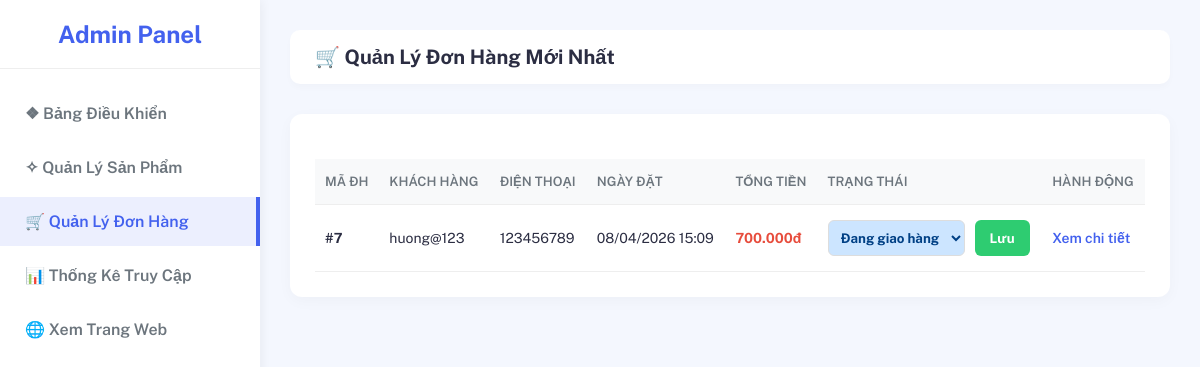
Page /admin_donhang.php (signed in) on the committed database.
### tables this page shows
CREATE TABLE `don_hang` (
  `ma_dh` int(11) NOT NULL,
  `id_tai_khoan` int(11) DEFAULT NULL,
  `ten_kh` varchar(100) DEFAULT NULL,
  `dia_chi_kh` varchar(255) DEFAULT NULL,
  `dien_thoai` varchar(15) DEFAULT NULL,
  `ngay_dat` datetime DEFAULT current_timestamp(),
  `phuong_thuc_ttoan` varchar(100) DEFAULT NULL,
  `tong_tien` decimal(15,2) DEFAULT NULL,
  `trang_thai` int(11) DEFAULT 0
);

### admin_donhang.php (the view, shortened to what this page needs)
<?php
include 'ket_noi.php';
$sql_dh = "SELECT * FROM don_hang ORDER BY ngay_dat DESC";
$res_dh = $conn->query($sql_dh);
?>
<!DOCTYPE html>
<html lang="vi">
<head>
</head>
<body>
    <aside class="sidebar">
        <div class="sidebar-header">Admin Panel</div>
        <ul class="nav-links">
            <li><a href="admin_dashboard.php">❖ Bảng Điều Khiển</a></li>
            <li><a href="admin_sanpham.php">✧ Quản Lý Sản Phẩm</a></li>
            <li><a href="admin_donhang.php" class="active">🛒 Quản Lý Đơn Hàng</a></li>
            <li><a href="thong_ke_truy_cap.php">📊 Thống Kê Truy Cập</a></li>
            <li><a href="index.php" target="_blank">🌐 Xem Trang Web</a></li>
        </ul>
    </aside>
    <main class="main-content">
        <div class="top-navbar">
            <div class="page-title">🛒 Quản Lý Đơn Hàng Mới Nhất</div>
        </div>
        <div class="content-box">
            <table class="table">
                <thead>
                    <tr>
                        <th>Mã ĐH</th>
                        <th>Khách Hàng</th>
                        <th>Điện Thoại</th>
                        <th>Ngày Đặt</th>
                        <th>Tổng Tiền</th>
                        <th>Trạng Thái</th>
                        <th>Hành Động</th>
                    </tr>
                </thead>
                <tbody>
                    <?php if(mysqli_num_rows($res_dh) > 0): ?>
                        <?php while($row = mysqli_fetch_assoc($res_dh)):
                            $tt = isset($row['trang_thai']) ? (int)$row['trang_thai'] : 0;
                        ?>
                            <tr>
                                <td><b>#<?php echo $row['ma_dh']; ?></b></td>
                                <td><?php echo htmlspecialchars($row['ten_kh']); ?></td>
                                <td><?php echo htmlspecialchars($row['dien_thoai']); ?></td>
                                <td><?php echo date("d/m/Y H:i", strtotime($row['ngay_dat'])); ?></td>
                                <td style="color: #e74c3c; font-weight: bold;"><?php echo number_format($row['tong_tien'], 0, ',', '.'); ?>đ</td>
                                <td>
                                    <form method="post" style="display:flex; gap:10px;">
                                        <select name="trang_thai" class="status-select" style="
                                            <?php if($tt==0) echo 'background:#fff3cd; color:#856404;';
                                                elseif($tt==1) echo 'background:#cce5ff; color:#004085;';
                                                elseif($tt==2) echo 'background:#d4edda; color:#155724;';
                                                elseif($tt==3) echo 'background:#f8d7da; color:#721c24;';
                                            ?>
                                        ">
                                            <option value="1" <?php echo $tt==1?'selected':''; ?>>Đang giao hàng</option>
                                        </select>
                                        <button type="submit" name="update_status" class="btn-update">Lưu</button>
                                    </form>
                                </td>
                                <td>
                                    <a href="chi_tiet_don_hang.php?id=<?php echo $row['ma_dh']; ?>&admin=1" target="_blank" style="color: var(--primary); font-weight: 600; text-decoration: none;">Xem chi tiết</a>
                                </td>
                            </tr>
                        <?php endwhile; ?>
                    <?php else: ?>
                        <tr><td colspan="7" style="text-align: center; color: #999;">Chưa có đơn hàng nào!</td></tr>
                    <?php endif; ?>
                </tbody>
            </table>
        </div>
    </main>
</body>
</html>

### admin_donhang.php (style rules this page uses)
:root { --primary: #4361ee; --secondary: #3f37c9; --success: #4cc9f0; --warning: #f72585; --dark: #2b2d42; --light: #f8f9fa; }
* { margin: 0; padding: 0; box-sizing: border-box; font-family: 'Public Sans', sans-serif; }
body { display: flex; min-height: 100vh; background-color: #f4f7fe; color: #2b2d42; }
.sidebar { width: 260px; background: #fff; box-shadow: 2px 0 10px rgba(0,0,0,0.05); display: flex; flex-direction: column; }
.sidebar-header { padding: 20px; font-size: 24px; font-weight: 700; color: var(--primary); text-align: center; border-bottom: 1px solid #eee; }
.nav-links { list-style: none; padding: 20px 0; flex: 1; }
.nav-links li { margin-bottom: 5px; }
.nav-links a { display: block; padding: 15px 25px; color: #6c757d; text-decoration: none; font-weight: 600; transition: 0.3s; }
.nav-links a:hover, .nav-links a.active { background: rgba(67, 97, 238, 0.1); color: var(--primary); border-right: 4px solid var(--primary); }
.main-content { flex: 1; padding: 30px; display: flex; flex-direction: column; }
.top-navbar { display: flex; justify-content: space-between; align-items: center; margin-bottom: 30px; background: #fff; padding: 15px 25px; border-radius: 10px; box-shadow: 0 4px 6px rgba(0,0,0,0.02); }
.page-title { font-size: 20px; font-weight: 700; }
.content-box { background: white; border-radius: 12px; padding: 25px; box-shadow: 0 4px 15px rgba(0,0,0,0.03); }
.table { width: 100%; border-collapse: collapse; margin-top: 20px; font-size: 14px; }
.table th, .table td { border-bottom: 1px solid #eee; padding: 15px 10px; text-align: left; }
.table th { background: #f8f9fa; font-weight: 600; color: #6c757d; text-transform: uppercase; font-size: 13px; }
.status-select { padding: 8px; border-radius: 6px; border: 1px solid #ddd; outline: none; font-weight: bold; cursor: pointer; }
.btn-update { padding: 8px 15px; border-radius: 6px; border: none; background: #2ecc71; color: white; font-weight: bold; cursor: pointer; }

### rows in the picture
don_hang: ma_dh "7", ten_kh "huong@123", dien_thoai "123456789", ngay_dat "08/04/2026 15:09", tong_tien "700.000", trang_thai "Đang giao hàng"
